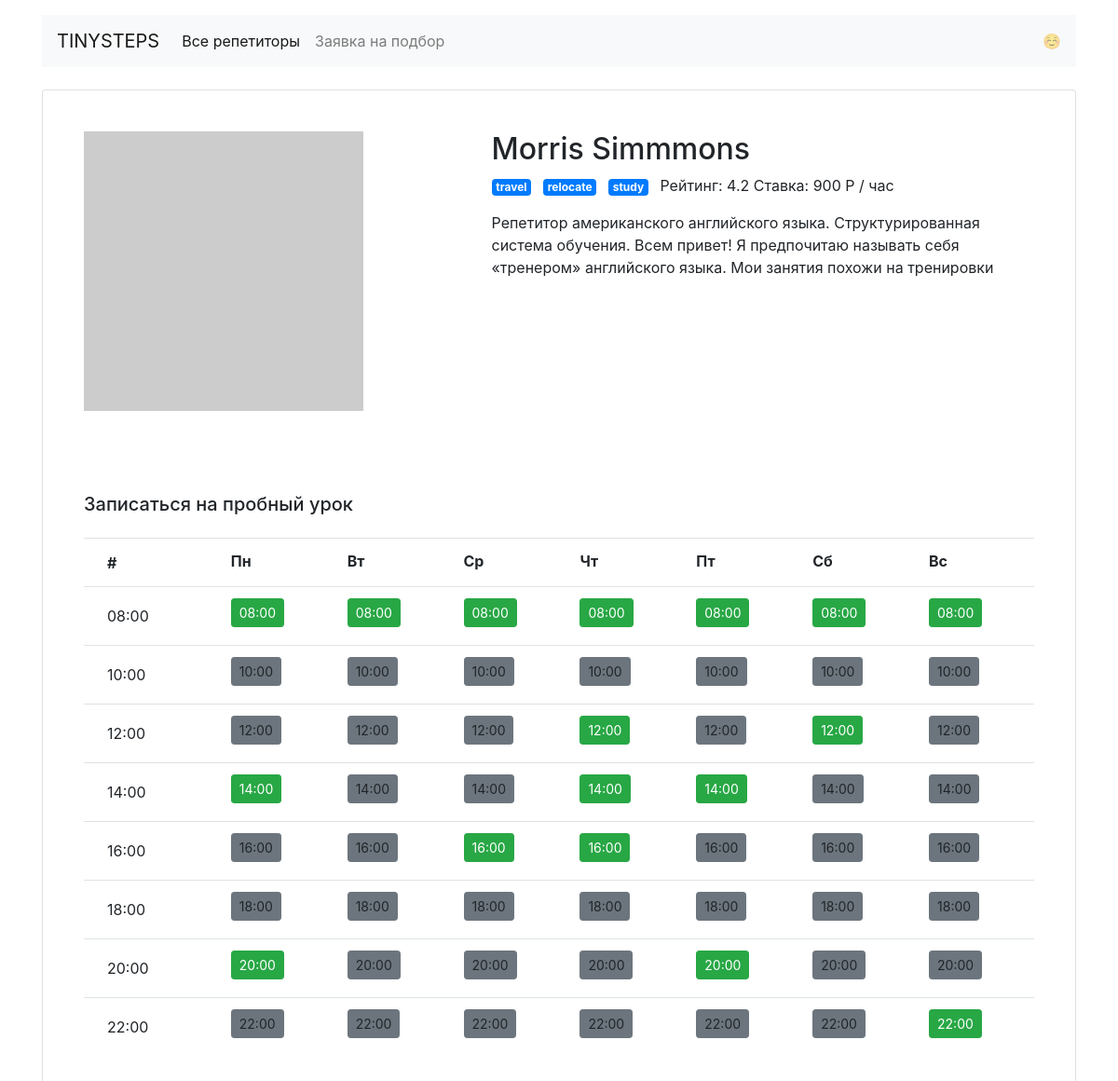
The app's page /profiles/1/ with its own data.
### models.py (models this page shows, shortened)
class Teacher(db.Model):
    __tablename__ = "teachers"
    teacher_id = db.Column(db.Integer, primary_key=True)
    name = db.Column(db.String(30), nullable=False)
    picture = db.Column(db.String)
    rating = db.Column(db.Numeric)
    price = db.Column(db.Integer, nullable=False)
    about = db.Column(db.Text)
    shedule = db.Column(db.String, default=shedule, nullable=False)
    goals = db.relationship("Goal",
                            secondary="teacher_goal",
                            back_populates="teachers")
    bookings = db.relationship("Booking", back_populates="teacher")
    @hybrid_property
    def get_shedule(self):
        return json.loads(self.shedule)
    @hybrid_method
    def is_free_at_the_time(self, day, hour):
        return self.get_shedule[day][hour]

class Goal(db.Model):
    __tablename__ = "goals"
    goal_id = db.Column("goal_id", db.Integer, primary_key=True)
    title = db.Column("title", db.String(15))
    title_rus = db.Column('title_rus', db.String(15))
    favicon = db.Column('favicon', db.String(1))
    image_location = db.Column("image_location", db.String(30))
    teachers = db.relationship("Teacher",
                               secondary="teacher_goal",
                               back_populates="goals")
    lesson_requests = db.relationship("RequestLesson", back_populates="goal")

### blupr_teachers.py (the view)
@blp.route("/profiles/<int:teacher_id>/")
def profile(teacher_id):
    teacher = Teacher.query.get(teacher_id)
    return render_template("profile.html",
                           teacher=teacher)

### templates/profile.html
{% extends 'base.html' %}
{% from 'macros.html' import teacher_link %}
{% block body %}
  <main class="container mt-3">
    <div class="card my-4 mx-auto">
      <div class="card-body m-2 m-md-4">
        <div class="row">
          <div class="col-5"><img src="{{ teacher.picture }}" class="img-fluid" alt=""></div>
          <div class="col-7">
            <h1 class="h2">{{ teacher.name }}</h1>
            <p>
              {% for goal in teacher.goals %}
                <span class="badge badge-primary mr-2">{{ goal.title }}</span>
              {% endfor %}
              Рейтинг: {{ teacher.rating | round(1) }} Ставка: {{ teacher.price }} P / час</p>
            <p>{{ teacher.about }}</p>
          </div>
        </div>
      </div>
      <div class="card-body m-2 m-md-4">
        <h2 class="h5 mb-4">Записаться на пробный урок</h2>
        <table class="table">
          <tr>
            <th><span class="btn font-weight-bold py-0">#</span></th>
            <th>Пн</th>
            <th>Вт</th>
            <th>Ср</th>
            <th>Чт</th>
            <th>Пт</th>
            <th>Сб</th>
            <th>Вс</th>
          </tr>
          {% set shedule = teacher.get_shedule %}
          {% for time in shedule['mon'].keys() %}
           <tr>
            <td><span class="btn">{{ time.zfill(5) }}</span></td>
            {% for day in shedule %}
              <td>
                {{ teacher_link(teacher, day, time) }}
              </td>
            {% endfor %}
           </tr>
          {% endfor %}
        </table>
      </div>
    </div>
  </main>
{% endblock %}

### records on screen
Teacher: name "Morris Simmmons", rating "4.2", price "900", about "Репетитор американского английского языка. Структурированная система обучения. Всем привет! Я предпочитаю называть себя «тренером» английского языка. Мои занятия похожи на тренировки"
Goal: title "travel"
Goal: title "relocate"
Goal: title "study"

### other values on screen
{{ time.zfill(5) }} "08:00" "10:00" "12:00" "14:00" "16:00" "18:00" "20:00" "22:00"
{{ time.zfill(5) }} "08:00" "08:00" "08:00" "08:00" "08:00" "08:00" "08:00" "12:00" "12:00" "14:00" "14:00" "14:00" "16:00" "16:00" "20:00" "20:00" "22:00"
{{ time.zfill(5) }} "10:00" "10:00" "10:00" "10:00" "10:00" "10:00" "10:00" "12:00" "12:00" "12:00" "12:00" "12:00" "14:00" "14:00" "14:00" "14:00" "16:00" "16:00" "16:00" "16:00" "16:00" "18:00" "18:00" "18:00" "18:00" "18:00" "18:00" "18:00" "20:00" "20:00" "20:00" "20:00" "20:00" "22:00" "22:00" "22:00" "22:00" "22:00" "22:00"
